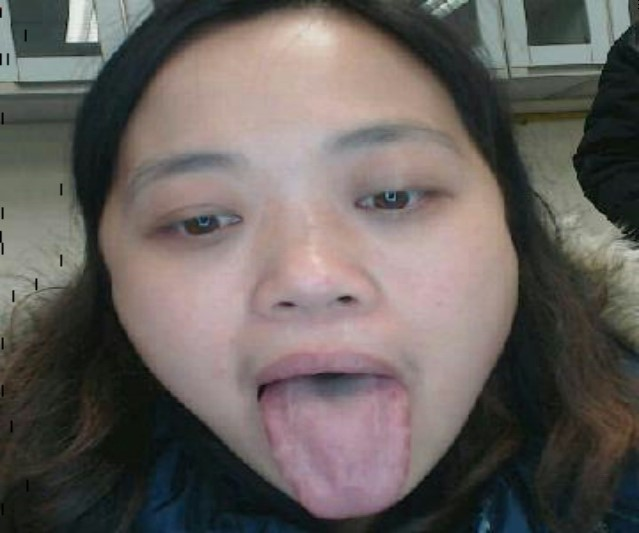
//> input picture test.jpg, 639 x 533 px
$ ./ctc   (built with g++ and OpenCV 4)
//> lines starting //> are read from the running program, lines starting //| are printed output that depends on the picture
#include <opencv2/opencv.hpp>
#include <iostream>
#include <string>

using namespace cv;
using namespace std;

int main(int argc, char** argv)
{
    char * filename = "test.jpg";
    if(argc > 1)
    {
        filename = argv[1];
    }
    Mat imageSource = imread(filename);
//> imageSource is the input picture: 533 rows x 639 cols, CV_8UC3; mean B, G, R 93, 96.5, 102.9
    cvNamedWindow("before", CV_WINDOW_NORMAL| CV_WINDOW_KEEPRATIO| CV_GUI_EXPANDED);
    cvResizeWindow("before", 1024, 768);
    imshow("before", imageSource);

    Scalar mean2;
    mean2 = mean(imageSource);
//> mean2 = Scalar(92.98, 96.54, 102.9)

    double avgB=0, avgG=0, avgR=0;
    avgB = mean2[0];
//> avgB = 92.98
    avgG = mean2[1];
//> avgG = 96.54
    avgR = mean2[2];
//> avgR = 102.9
    cout << "avgB,G,R:" << avgB << " " << avgG << " " << avgR << endl;
//| avgB,G,R:92.9816 96.5376 102.869
    Scalar logPt = Scalar(log(avgG/avgR)/log(2), log(avgG/avgB)/log(2));
//> logPt = Scalar(-0.0916, 0.0541)

    double x = logPt[0];
//> x = -0.0916
    double y = logPt[1];
//> y = 0.0541
    double a = -1.015;
    double b = 0.423;
    if(argc > 2)
    {
        a = atof(argv[2]);
        b = atof(argv[3]);
    }


    double x1=(x+(y-b)*a)/((a*a)+1);
//> x1 = 0.139
    double y1=a*x1+b;
//> y1 = 0.282
    cout << "rst:" << x << " " << y << " " << x1 << " " << y1 << endl;
//| rst:-0.0916479 0.0541465 0.139265 0.281647

    double KR=0, KB=0;
    KR = pow(2, x1);
//> KR = 1.1
    KB = pow(2, y1);
//> KB = 1.22


    //求原始图像的RGB分量的均值
    double R, G, B;
    vector<Mat> imageRGB;

    //RGB三通道分离
    split(imageSource, imageRGB);
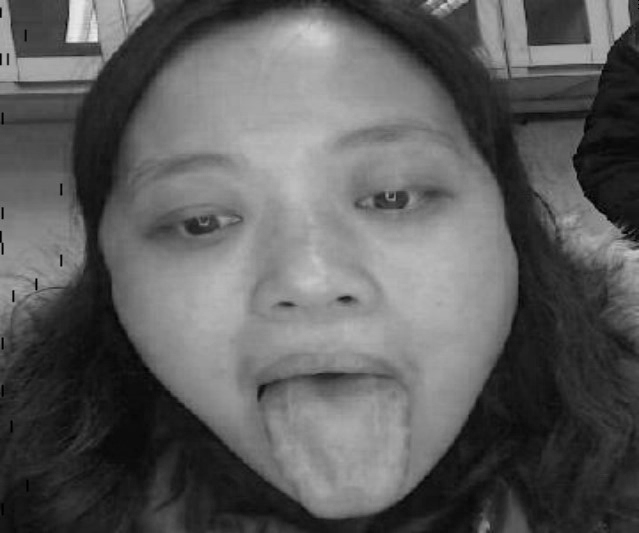
//> imageRGB[0]: 533 rows x 639 cols, CV_8UC1; min 0, max 237, mean 93
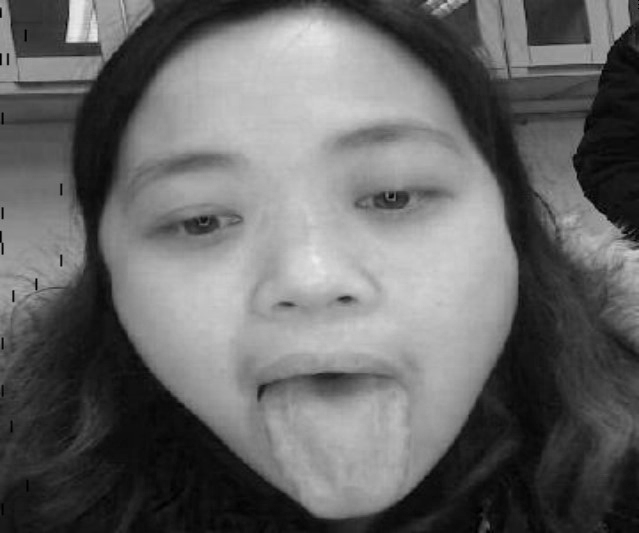
//> imageRGB[2]: 533 rows x 639 cols, CV_8UC1; min 0, max 236, mean 102.9


    //调整RGB三个通道各自的值
    imageRGB[0] = imageRGB[0] * KB;
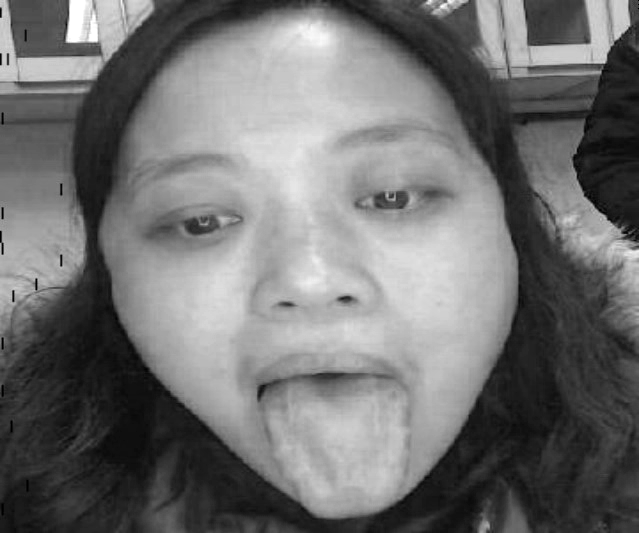
//> imageRGB[0]: 533 rows x 639 cols, CV_8UC1; min 0, max 255, mean 113
    imageRGB[2] = imageRGB[2] * KR;


    //RGB三通道图像合并
    merge(imageRGB, imageSource);
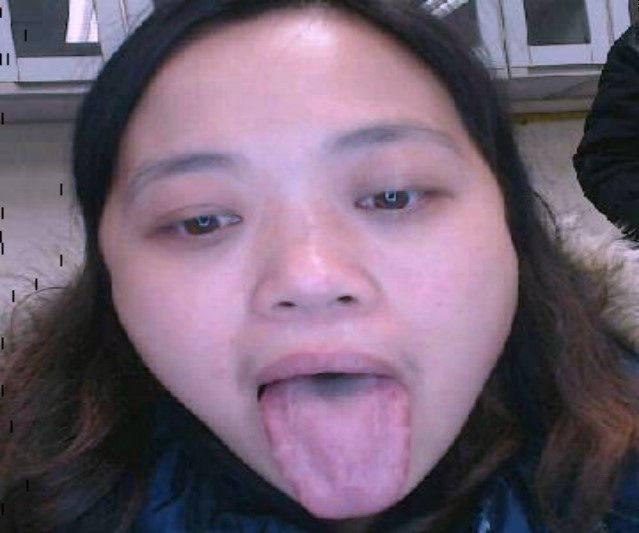
//> imageSource: 533 rows x 639 cols, CV_8UC3; mean B, G, R 113, 96.5, 113.3
    cvNamedWindow("after", CV_WINDOW_NORMAL| CV_WINDOW_KEEPRATIO| CV_GUI_EXPANDED);
    cvResizeWindow("after", 1024, 768);
    cvMoveWindow("after", 1024, 0);
    imshow("after", imageSource);
    string sOutName(filename);
    string pre("ctc_");
    pre.append(sOutName);
    imwrite(pre.c_str(), imageSource);

    cout << "KB,KG,kR:" << KB << " " << "1" << " " << KR << endl;
//| KB,KG,kR:1.21558 1 1.10134
    //求变换后图像RGB分量的均值
    B = mean(imageRGB[0])[0];
//> B = 113
    G = mean(imageRGB[1])[0];
//> G = 96.54
    R = mean(imageRGB[2])[0];
//> R = 113.3
    cout << "B,G,R:" << B << " " << G << " " << R << endl;
//| B,G,R:112.998 96.5376 113.289

    waitKey();
    return 0;
}
